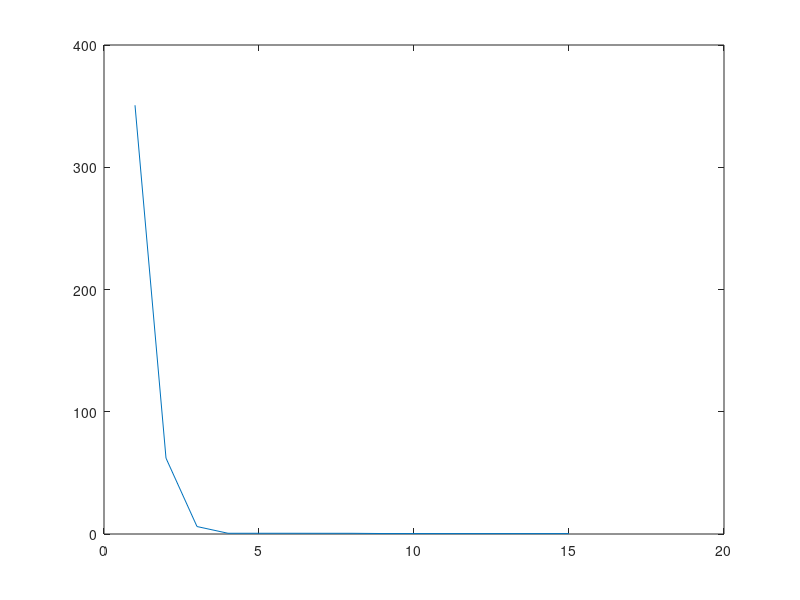

This chart was generated by the following MATLAB code:
coeffs = [1 1 4 -5 -3 5 1]
N_DATA_POINTS = 30
x = sort(rand([N_DATA_POINTS 1]) * 2)
y = polyval(coeffs, x)
y += randn([length(y) 1])
plot(x, y)

function m = powerMat(x, powers) 
  m = (x * ones([1 length(powers)])) .^ (ones([length(x) 1]) * powers);
end

function r = rmsForPower(x, y, pow)
  mm = powerMat(x, pow:-1:0);
  yFit = polyval(mm \ y, x);
  r = mean((yFit - y) .^ 2);
end

pows = 1:15;
rmss = arrayfun(@(p)rmsForPower(x, y, p), pows);
plot(pows, rmss);
